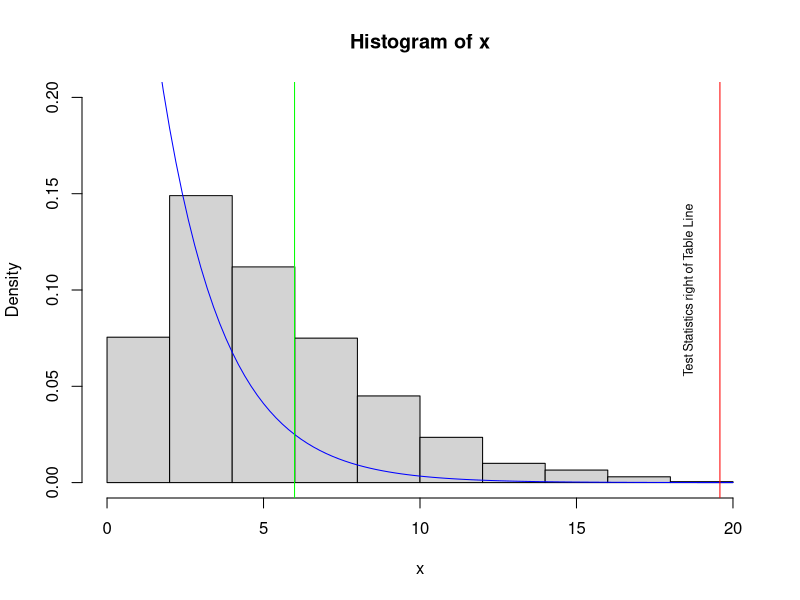

Reproduce this figure in R.
# Chi Squared Tests
# Goodness of Fit
#Links------
#http://www.r-tutor.com/elementary-statistics/goodness-fit/multinomial-goodness-fit
#http://math.hws.edu/javamath/ryan/ChiSquare.html


#The test is applied when you have one categorical variable from a single population. It is used to determine 
#whether sample data are consistent with a hypothesized distribution.

# When to use 
#1 Simple Random Sampling
#2 Variable is categorical - Count of grades A, B,C ; Colors etc
#3 min freq 5

# Hypothesis -----------

#Ho: data consistent with a specified distribution. (Observed as per prob)
#Ha: data are not consistent with a specified distribution.

#Interpret results -----------
# If P-value < significance level (0.05), we cannot accept the null hypothesis.


# School Grades
grades = c(50,45,5) # grades - cat variable
expgrades = c(0.3, 0.6,0.1) # theoretical distribution
chisq.test(grades) # exp calc from grades itself not correct
(ctest = chisq.test(x=grades, p=expgrades))
ctest$statistic
(q= qchisq(1-.05,df=2))
ctest$method

x <- rchisq(1000, 5) 
hist(x, prob=TRUE, ylim=c(0,0.2)) 
curve( dchisq(x, df=2), col='blue', add=TRUE)
abline(v=c(q,ctest$statistic), col=c('green','red'))
text(ctest$statistic-1, 0+0.1,srt=90, cex=0.75,
     labels = 'Test Statistics right of Table Line')


# Data from Table
HairEyeColor  # Margin Table of Hair vs Eye Colors : Count
(eye = margin.table(HairEyeColor,2))
eye
(ctest2 = chisq.test(x=eye, p=c(0.5,0.25,0.15,0.1)))
ctest2
qchisq(1-.05,df=3)
ctest2$p.value # < 0.05
ctest2$statistic # > chisq table value 
# Reject Ho : Data is not expected

# Data from Data Frame
